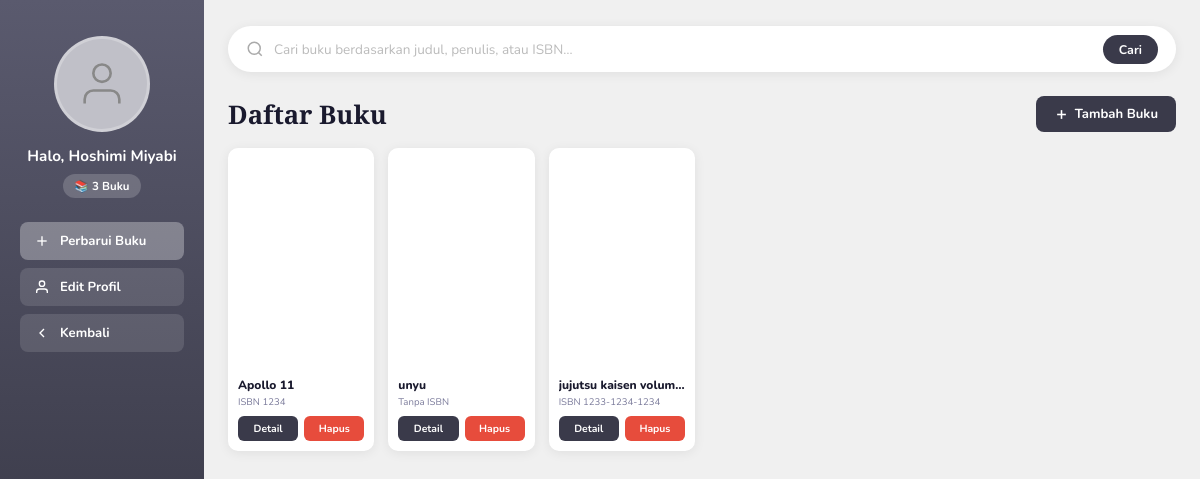
Page /halaman_admin.php (signed in) on the committed database.
### tables this page shows
CREATE TABLE `admin_profile` (
  `id` int NOT NULL,
  `user_id` int NOT NULL,
  `display_name` varchar(100) NOT NULL DEFAULT 'Admin',
  `foto` varchar(255) NOT NULL DEFAULT '',
  `updated_at` timestamp NULL DEFAULT CURRENT_TIMESTAMP ON UPDATE CURRENT_TIMESTAMP
);

CREATE TABLE `buku` (
  `id` int NOT NULL,
  `judul` varchar(255) NOT NULL,
  `penulis` varchar(255) NOT NULL DEFAULT '',
  `isbn` varchar(50) NOT NULL DEFAULT '',
  `genre` varchar(100) NOT NULL DEFAULT '',
  `sinopsis` text,
  `stok` int NOT NULL DEFAULT '0',
  `gambar` varchar(500) NOT NULL DEFAULT '',
  `created_at` timestamp NULL DEFAULT CURRENT_TIMESTAMP,
  `updated_at` timestamp NULL DEFAULT CURRENT_TIMESTAMP ON UPDATE CURRENT_TIMESTAMP
);

### halaman_admin.php (the view, shortened to what this page needs)
<?php
require_once "db.php";
$profil_res  = mysqli_query($conn, "SELECT * FROM admin_profile LIMIT 1");
$profil      = $profil_res ? mysqli_fetch_assoc($profil_res) : null;
$admin_name  = $profil["display_name"] ?? ($_SESSION["user_name"] ?? "Admin");
$admin_foto  = $profil["foto"] ?? "";
$search = trim($_GET["q"] ?? "");
$where  = "";
$buku_list = [];
$res = mysqli_query($conn, "SELECT * FROM buku $where ORDER BY id DESC");
while ($row = mysqli_fetch_assoc($res)) {
    $buku_list[] = $row;
}
$total = count($buku_list);
$colors = ["col-a","col-b","col-c","col-d","col-e","col-f","col-g","col-h"];
?>
<!DOCTYPE html>
<html lang="id">
<head>
</head>
<body>
<aside class="sidebar" id="sidebar">
  <div class="avatar-wrap" onclick="openProfilModal()" title="Edit Profil">
    <div class="avatar-circle">
      <?php if ($admin_foto && file_exists($admin_foto)): ?>
        <img src="<?= htmlspecialchars($admin_foto) ?>?v=<?= filemtime($admin_foto) ?>" alt="Admin"/>
      <?php else: ?>
        <svg class="default-icon" viewBox="0 0 24 24" fill="none" stroke="currentColor" stroke-width="1.2">
          <path d="M20 21v-2a4 4 0 0 0-4-4H8a4 4 0 0 0-4 4v2"/>
          <circle cx="12" cy="7" r="4"/>
        </svg>
      <?php endif; ?>
    </div>
  </div>
  <div class="admin-name-label">Halo, <?= htmlspecialchars($admin_name) ?></div>
  <div class="total-badge">📚 <?= $total ?> Buku</div>
  <button class="sidebar-btn active" onclick="openModal('tambah')">
    <svg viewBox="0 0 24 24" fill="none" stroke="currentColor" stroke-width="2"><line x1="12" y1="5" x2="12" y2="19"/><line x1="5" y1="12" x2="19" y2="12"/></svg>
    Perbarui Buku
  </button>
  <button class="sidebar-btn" onclick="openProfilModal()">
    <svg viewBox="0 0 24 24" fill="none" stroke="currentColor" stroke-width="2"><path d="M20 21v-2a4 4 0 0 0-4-4H8a4 4 0 0 0-4 4v2"/><circle cx="12" cy="7" r="4"/></svg>
    Edit Profil
  </button>
  <a class="sidebar-btn" href="beranda.php">
    <svg viewBox="0 0 24 24" fill="none" stroke="currentColor" stroke-width="2"><polyline points="15 18 9 12 15 6"/></svg>
    Kembali
  </a>
</aside>
<main class="main">
  <form method="GET" action="">
    <div class="topbar">
      <svg viewBox="0 0 24 24" fill="none" stroke="currentColor" stroke-width="2">
        <circle cx="11" cy="11" r="8"/><path d="m21 21-4.35-4.35"/>
      </svg>
      <input type="text" name="q" placeholder="Cari buku berdasarkan judul, penulis, atau ISBN…"
             value="<?= htmlspecialchars($search) ?>"/>
      <button type="submit" class="btn-search">Cari</button>
    </div>
  </form>
  <div class="content-header">
    <div class="content-title">
      Daftar Buku
    </div>
    <button class="btn-add" onclick="openModal('tambah')">
      <svg viewBox="0 0 24 24" fill="none" stroke="currentColor" stroke-width="2.5"><line x1="12" y1="5" x2="12" y2="19"/><line x1="5" y1="12" x2="19" y2="12"/></svg>
      Tambah Buku
    </button>
  </div>
  <?php if (empty($buku_list)): ?>
  <div class="empty-state">
    <svg viewBox="0 0 24 24" fill="none" stroke="currentColor" stroke-width="1.5">
      <path d="M4 19.5A2.5 2.5 0 0 1 6.5 17H20"/><path d="M6.5 2H20v20H6.5A2.5 2.5 0 0 1 4 19.5v-15A2.5 2.5 0 0 1 6.5 2z"/>
    </svg>
    <p>Belum ada buku<?= $search ? " yang cocok dengan pencarian." : ". Tambahkan buku pertama!" ?></p>
  </div>
  <?php else: ?>
  <div class="books-grid">
    <?php foreach ($buku_list as $i => $buku):
      $col = $colors[$i % count($colors)];
      $buku_json = htmlspecialchars(json_encode($buku), ENT_QUOTES);
    ?>
    <div class="book-card">
      <div class="book-img <?= $buku["gambar"] ? "" : $col ?>" onclick="bukaDetailBuku(<?= $buku['id'] ?>)" title="Lihat detail buku">
        <?php if ($buku["gambar"] && file_exists($buku["gambar"])): ?>
          <img src="<?= htmlspecialchars($buku["gambar"]) ?>" alt="<?= htmlspecialchars($buku["judul"]) ?>">
        <?php else: ?>
          <svg viewBox="0 0 24 24" fill="none" stroke="#fff" stroke-width="1" opacity=".5">
            <path d="M4 19.5A2.5 2.5 0 0 1 6.5 17H20"/><path d="M6.5 2H20v20H6.5A2.5 2.5 0 0 1 4 19.5v-15A2.5 2.5 0 0 1 6.5 2z"/>
          </svg>
        <?php endif; ?>
      </div>
      <div class="book-info">
        <div class="book-title" title="<?= htmlspecialchars($buku["judul"]) ?>"><?= htmlspecialchars($buku["judul"]) ?></div>
        <div class="book-isbn"><?= $buku["isbn"] ? "ISBN " . htmlspecialchars($buku["isbn"]) : "Tanpa ISBN" ?></div>
        <div class="book-actions">
          <button class="btn-detail" onclick='openModal("edit", <?= $buku_json ?>)'>Detail</button>
          <button class="btn-hapus" onclick="konfirmasiHapus(<?= $buku["id"] ?>, '<?= htmlspecialchars(addslashes($buku["judul"])) ?>')">Hapus</button>
        </div>
      </div>
    </div>
    <?php endforeach; ?>
  </div>
  <?php endif; ?>
</main>
</body>
</html>

### rows in the picture
admin_profile: display_name "Hoshimi Miyabi"
buku: judul "Apollo 11", isbn "1234"
buku: judul "unyu", isbn "Tanpa ISBN"
buku: judul "jujutsu kaisen volum…", isbn "1233-1234-1234"

### other values in the picture
$total "3"
